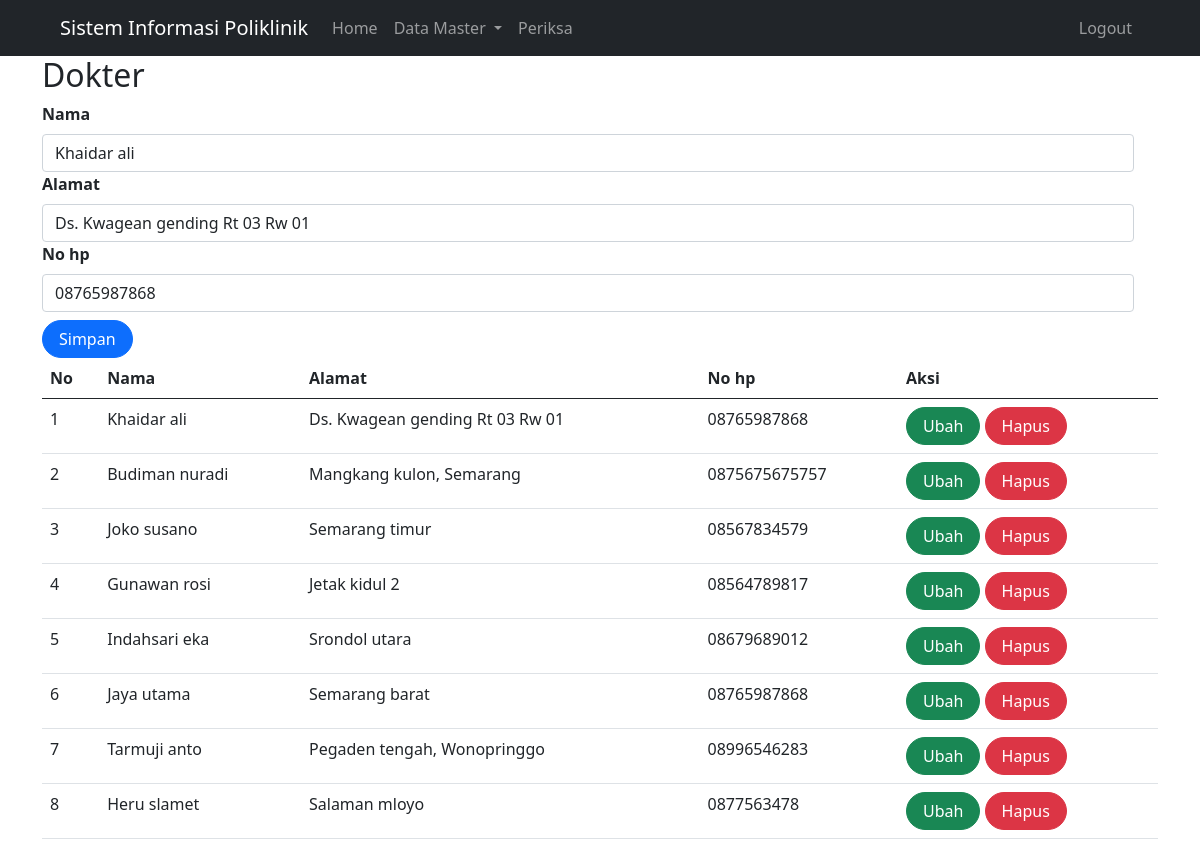
The app's page /index.php?page=dokter&id=7 (signed in) with its own data.
### tables this page shows
CREATE TABLE `dokter` (
  `id` int(10) NOT NULL,
  `nama` varchar(255) DEFAULT NULL,
  `alamat` varchar(255) DEFAULT NULL,
  `no_hp` varchar(50) DEFAULT NULL
);

### dokter.php (the view, shortened to what this page needs)
<?php
include('./koneksi.php'); ?>
<form class="form row" method="POST" action="" name="myForm" onsubmit="return(validate());">
     <?php
     $nama = '';
     $alamat = '';
     $no_hp = '';
     if (isset($_GET['id'])) {
          $ambil = mysqli_query(
               $mysqli,
               "SELECT * FROM dokter
        WHERE id='" . $_GET['id'] . "'"
          );
          while ($row = mysqli_fetch_array($ambil)) {
               $nama = $row['nama'];
               $alamat = $row['alamat'];
               $no_hp = $row['no_hp'];
          }
     ?>
     <?php
     }
     ?>
     <div class="row">
          <div class="col-sm-12">
               <label for="nama" class="form-label fw-bold">
                    Nama
               </label>
               <input type="text" class="form-control" name="nama" id="nama" placeholder="Nama" value="<?php echo $nama ?>">
          </div>
          <div class="col-sm-12">
               <label for="alamat" class="form-label fw-bold">
                    Alamat
               </label>
               <input type="text" class="form-control" name="alamat" id="alamat" placeholder="Alamat" value="<?php echo $alamat ?>">
          </div>
          <div class="col-sm-12 mb-2">
               <label for="no_hp" class="form-label fw-bold">
                    No hp
               </label>
               <input type="text" class="form-control" name="no_hp" id="no_hp" placeholder="No hp" value="<?php echo $no_hp ?>">
          </div>
          <div class="col">
               <button type="submit" class="btn btn-primary rounded-pill px-3" name="simpan">Simpan</button>
          </div>
     </div>
</form>
<?php
$result = mysqli_query($mysqli, "SELECT * FROM dokter");
$no = 1;
?>
<table class="table table-hover">
     <thead>
          <tr>
               <th scope="col">No</th>
               <th scope="col">Nama</th>
               <th scope="col">Alamat</th>
               <th scope="col">No hp</th>
               <th scope="col">Aksi</th>
          </tr>
     </thead>
     <tbody>
          <?php
          while ($data = mysqli_fetch_array($result)) {
          ?>
               <tr>
                    <td><?php echo $no++ ?></td>
                    <td><?php echo $data['nama'] ?></td>
                    <td><?php echo $data['alamat'] ?></td>
                    <td><?php echo $data['no_hp'] ?></td>
                    <td>
                         <a class="btn btn-success rounded-pill px-3" href="index.php?page=dokter&id=<?php echo $data['id'] ?>">Ubah</a>
                         <a class="btn btn-danger rounded-pill px-3" href="index.php?page=dokter&id=<?php echo $data['id'] ?>&aksi=hapus">Hapus</a>
                    </td>
               </tr>
          <?php
          }
          ?>
     </tbody>
</table>

### records on screen
dokter: nama "Khaidar ali", alamat "Ds. Kwagean gending Rt 03 Rw 01", no_hp "08765987868"
dokter: nama "Budiman nuradi", alamat "Mangkang kulon, Semarang", no_hp "0875675675757"
dokter: nama "Joko susano", alamat "Semarang timur", no_hp "08567834579"
dokter: nama "Gunawan rosi", alamat "Jetak kidul 2", no_hp "08564789817"
dokter: nama "Indahsari eka", alamat "Srondol utara", no_hp "08679689012"
dokter: nama "Jaya utama", alamat "Semarang barat", no_hp "08765987868"
dokter: nama "Tarmuji anto", alamat "Pegaden tengah, Wonopringgo", no_hp "08996546283"
dokter: nama "Heru slamet", alamat "Salaman mloyo", no_hp "0877563478"

### other values on screen
$_GET['page'] "Dokter"
